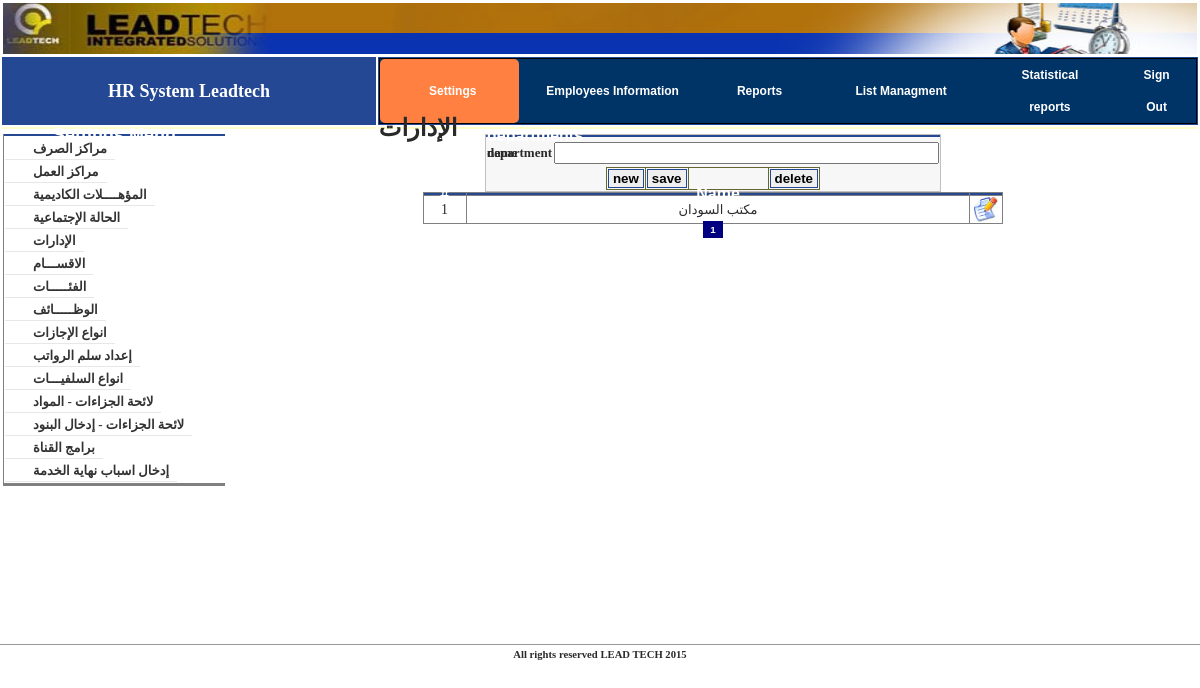
The app's page /index.php?mnu_id=1&page=Depart.php (signed in), older data.
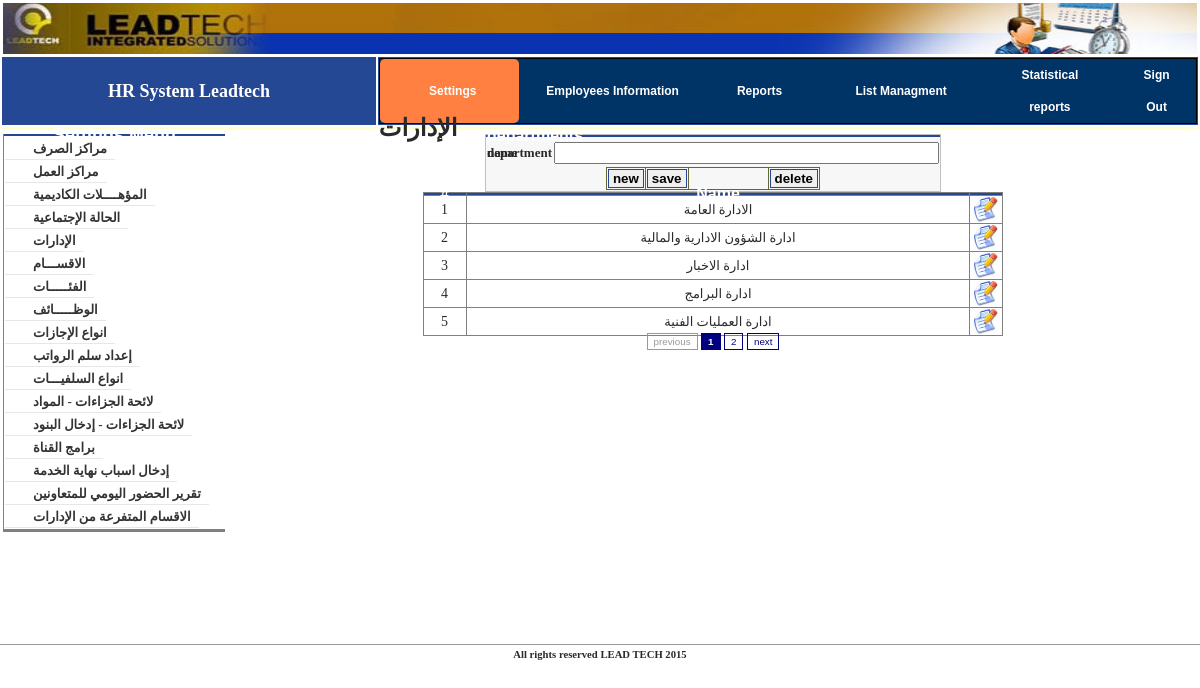
The same page, newer data.
### tables this page shows
CREATE TABLE `config_sub_menu` (
  `id` int(11) NOT NULL auto_increment,
  `main` int(11) NOT NULL,
  `menu_group` int(11) NOT NULL default '1',
  `link` varchar(50) NOT NULL,
  `name` varchar(50) NOT NULL,
  `publish` tinyint(4) NOT NULL,
  PRIMARY KEY  (`id`)
);

CREATE TABLE `lk_depart` (
  `id` int(11) NOT NULL auto_increment,
  `name` varchar(50) NOT NULL,
  PRIMARY KEY  (`id`)
);

### my_fun.php (called while the page is built, shortened)
<?php
function curPageURL() {
  return 'index.php?';
}
function curPageParamter($notThis) {
    $paramters="";
	$escparapters = explode("+", $notThis);
	foreach($_REQUEST as $param => $val) {
	 if(!in_array($param,$escparapters))
		 $paramters .= $param.'='.$val.'&';
	}
	$paramters = substr($paramters,0,strlen($paramters)-1);
	return $paramters;
}
function getCurPageParamter($notThis) {
    $paramters="";
	$escparapters = explode("+", $notThis);
	foreach($_REQUEST as $param => $val) {
	 if(in_array($param,$escparapters))
		 $paramters .= $param.'='.$val.'&';
	}
	$paramters = substr($paramters,0,strlen($paramters)-1);
	return $paramters;
}
?>

### module/Depart.php (the view, shortened to what this page needs)
<html dir="rtl">
<head>
</head>
<body>
<form method="POST" action="">
<div align="center">
<table border="0" width="40%" style="border-collapse: collapse; border: 1px solid #C0C0C0" dir="ltr" class="tb_bgcolrform">
	<tr>
		<td colspan="2" class="tdtitle"><span lang="en-us">departments</span></td>
	</tr>
	<tr>
		<td width="98%"  colspan="2" class="message">
		<?php echo @$mess;?></td>
	</tr>
	<tr>
		<td width="15%" height="25" align="left"><span lang="en-us">
		<font size="2"><b>department name</b></font></span></td>
		<td width="85%" height="25">
		<input type="text" name="name" size="40" AUTOCOMPLETE="Off" class="text" value="<?php if(!empty($_GET["id"])) echo @mysql_result($rs_select,0,'name');?>"></td>
	</tr>
	<tr>
		<td colspan="2">
		<div align="center">
			<table border="1" width="100" id="table1" style="border-collapse: collapse; border: 1px solid #666633">
				<tr>
					<td>
					<input type="submit" value="new" name="new" class="button"></td>
					<td>
					<input type="submit" value="save" name="save" class="button"></td>
					<td>&nbsp;&nbsp;&nbsp;&nbsp;&nbsp;&nbsp;&nbsp;&nbsp;&nbsp;&nbsp;&nbsp;&nbsp;&nbsp;&nbsp;&nbsp;&nbsp;&nbsp;&nbsp;&nbsp;&nbsp;&nbsp;&nbsp;</td>
					<td>
					<input type="submit" value="delete" name="delete" class="button"></td>
				</tr>
			</table></div></td>
	</tr>
</table>
</div>
</form>
<div align="center">
<?php
	$result = mysql_query("select count(*) as noOfrows from lk_Depart");
	$no = @mysql_result($result,0,'noOfrows');
	$testPage = new Paginator();
	$testPage->items_total = $no;
	$testPage->mid_range = 9;
	$testPage->default_ipp = 5;
	$testPage->paginate();
	$table = "<table border=\"1\" width=\"60%\" style=\"border-collapse: collapse\" dir=\"ltr\" height=\"10%\"><td align=\"center\" class=\"tdtitle\">#</td><td  align=\"center\" class=\"tdtitle\">Name</td></td><td align=\"center\" class=\"tdtitle\">&nbsp;</td>";
	$result = mysql_query("select * from lk_Depart order by id asc $testPage->limit");
	while($row = mysql_fetch_row($result)){
		$table .="<tr><td align=\"center\" width=\"40\">".$row[0]."</td><td align=\"center\"><font size=\"2\" face=\"Tahoma\">".$row[1]."</font></td><td align=\"center\" width=\"30\"><a href=\"".curPageURL().getCurPageParamter('mnu_id+page+pagination_page')."&id=".$row[0]."\"><img border=\"0\" alt=\"select\" title=\"select\"  src=\"images/icon-32-edit.jpg\" width=\"24\" height=\"25\"></a></td></tr>";
	}
	$table .= "</table>";
	echo '<br />'.$table.'<br />';
	echo $testPage->display_pages();
  ?>
</body>
</html>

### index.php (shortened to what this page needs)
<?php
include("my_fun.php");
include('module/paginator.php');
if(isset($_SESSION["login"])){
$rs_title=mysql_query("select *from config_sub_menu where link='".$_GET["page"]."'");
$title=@mysql_result($rs_title,0,'name');
?>
<!DOCTYPE html PUBLIC "-//W3C//DTD XHTML 1.0 Transitional//EN" "http://www.w3.org/TR/xhtml1/DTD/xhtml1-transitional.dtd">
<html dir="rtl">
<head>
<link href="css/style.css" rel="stylesheet" type="text/css" />
<link rel="stylesheet" type="text/css" href="css/Calinder/css/jscal2.css" />
<link rel="stylesheet" type="text/css" href="css/Calinder/css/border-radius.css" />
<link rel="stylesheet" type="text/css" href="css/Calinder/css/steel/steel.css" />
<link rel="stylesheet" type="text/css" href="css/AutoStyle.css" />
<link rel="stylesheet" type="text/css" href="css/temp.css" />
<link rel="stylesheet" type="text/css" href="css/style_pagination.css" />
</head>
<body>
	<div align="center">
	<table border="0" width="100%" id="table1" dir="ltr">
		<tr>
			<td colspan="2"s><?php include("header.php"); ?></td>
		</tr>
		<tr>
			<td bgcolor="#244893" width="31%" align="center">
			<span lang="en-us">
			<font size="4" color="#FFFFFF" face="Times New Roman"><b>HR System
			Leadtech</b></font></span></td>
			<td bgcolor="#244893" width="68%"><?php include("tab.php");?></td>
		</tr>
		<tr>
			<td valign="top" bgcolor="#FFFFCC"><b><font size="5"></font></b></td>
			<td valign="top" bgcolor="#FFFFCC"><b><font size="5"><?php echo @$title;?></font></b></td>
		</tr>
		</div>
		<table border="0" width="100%" dir="rtl">
			<tr>
			<td valign="top" align="center" height="500" ><span lang="en-us"  >
			<?php	if(!empty($_GET["page"]) && $_GET["mnu_id"]!=5 )	@include("module/$_GET[page]");	?>
			<td valign="top" width="222" class="mazin" dir="ltr">	<?php
						include("left_menu.php");
						?>	</td>
		<tr>
			<td colspan="2" ><hr size="1" color="#999999"><?php include("footer.php");?></td>
		</tr>
</body>
</html>
<?php
}
else
header("location: Splashtastic/index.html");
?><?php ob_flush();?>

### header.php
<img border="0" src="images/header.jpg" width="100%" height="51" align="center" />

### tab.php (shortened to what this page needs)
<html dir="rtl">
<head>
<link rel="stylesheet" type="text/css" href="css.css">
</head>
<body>
<div align="center"class="menu2" >
	<table class="menu2" border="0" width="100%" id="table1" cellspacing="0" cellpadding="0" bgcolor="#003366" height="0" dir="ltr" >
		<tr>
		<?php if ( $_SESSION["per"]==1 ){?>
			<td style="padding-left:7px;border-radius:5px;" width="17%"  class="menu2" height="0" align="center" <?php if($_GET["mnu_id"]==1){?>bgcolor=FF8040 <?php } else {?>bgcolor="#003366"<?php }?>>
<strong>
	<b><a href="index.php?mnu_id=1">
				Settings</font></a></b></font>
			</strong>
			</td>
			<?php }?>
			<td class="menu2" height="0" width="174" style="padding-left: 7px;border-radius:5px;" align="center" <?php if($_GET["mnu_id"]==2){?>bgcolor=FF8040 <?php } else {?>bgcolor="#003366"<?php }?>>
			<strong><font color="#FFFFFF">
			<?php if ($_SESSION["per"]==2 || $_SESSION["per"]==1 ){?>
				</font>
				<b>
				<a href="index.php?mnu_id=2">
				Employees Information
				</font></a></b>
				<?php }?>
			</font></strong>
			</td>
			<td  height="0" width="106" style="padding-left: 7px;border-radius:5px;" align="center" <?php  if($_GET["mnu_id"]==3){?>bgcolor=FF8040 <?php } else {?>bgcolor="#003366"<?php }?>>
							<b><a href="index.php?mnu_id=3">
							<strong>Reports</strong></a></b>
			</td>
			<?php if ($_SESSION["per"]==1){?>
			<td   height="0" width="163" style="padding-left: 7px;border-radius:5px;" align="center" <?php if($_GET["mnu_id"]==4){?>bgcolor=FF8040 <?php } else {?>bgcolor="#003366"<?php }?>>
			<strong>
				<b><a href="index.php?mnu_id=4&page=main_menu.php">
				List Managment
				</a></b>				</strong>
						</td>
						<?php }?>
			<td   height="0" style="padding-left: 7px;border-radius:5px;" align="center" <?php  if($_GET["mnu_id"]==6){?> bgcolor=FF8040 <?php } else {?>bgcolor="#003366"<?php }?>>
															<b><a href="index.php?mnu_id=6">
															<strong>Statistical reports</strong></a></b>
			</td>
			<td style="padding-left: 7px;border-radius:5px;" align="center" bgcolor="#003366" >
				<strong><a href="logout.php">Sign Out</span></a></strong>
						</td>
		</tr>
	</table>
</div>
</body>
</html>

### module/paginator.php (shortened to what this page needs)
<?php
	class Paginator{
     var $items_per_page;
     var $items_total;
     var $mid_range;
     var $return;
     var $default_ipp;
      function Paginator()
     {
         $this->mid_range = 9;
     }
      function paginate()
     {
         if(!is_numeric($this->items_per_page) OR $this->items_per_page <= 0) $this->items_per_page = $this->default_ipp;
		 $this->num_pages = ceil($this->items_total/$this->items_per_page);
         $this->current_page = isset($_GET['pagination_page']) ? (int) $_GET['pagination_page'] : 1;
         $prev_page = $this->current_page-1;
         $next_page = $this->current_page+1;
         if($this->num_pages > 1)
         {
             $this->return = ($this->current_page != 1 And $this->items_total >= 1) ? "<a class=\"paginate\" href=\"$_SERVER[PHP_SELF]?".curPageParamter('pagination_page')."&pagination_page=$prev_page\">previous</a> ":"<span class=\"inactive\" href=\"#\">previous</span> ";
             $this->start_range = $this->current_page - ceil($this->mid_range/2);
             $this->end_range = $this->current_page + ceil($this->mid_range/2);
             if($this->start_range <= 0)
             {
                 $this->end_range += abs($this->start_range)+1;
                 $this->start_range = 1;
             }
             if($this->end_range > $this->num_pages)
             {
                 $this->start_range -= $this->end_range-$this->num_pages;
                 $this->end_range = $this->num_pages;
             }
             $this->range = range($this->start_range,$this->end_range);
             for($i=1;$i<=$this->num_pages;$i++)
             {
                 if($i==1 Or $i==$this->num_pages Or in_array($i,$this->range))
                 {
                     $this->return .= ($i == $this->current_page ) ? "<a title=\"page $i report $this->num_pages\" class=\"current\" href=\"#\">$i</a> ":"<a class=\"paginate\" title=\"page $i from $this->num_pages\" href=\"$_SERVER[PHP_SELF]?".curPageParamter('pagination_page')."&pagination_page=$i\">$i</a> ";
                 }
             }
             $this->return .= (($this->current_page != $this->num_pages And $this->items_total >= 1) ) ? "<a class=\"paginate\" href=\"$_SERVER[PHP_SELF]?".curPageParamter('pagination_page')."&pagination_page=$next_page\">next</a>\n":"<span class=\"inactive\" href=\"#\">next</span>\n";
         }
         else
         {
             for($i=1;$i<=$this->num_pages;$i++)
             {
                 $this->return .= ($i == $this->current_page) ? "<a class=\"current\" href=\"#\">$i</a> ":"<a class=\"paginate\" href=\"$_SERVER[PHP_SELF]?".curPageParamter('pagination_page')."&pagination_page=$i\">$i</a> ";
             }
         }
         $this->low = ($this->current_page-1) * $this->items_per_page;
         $this->limit =  " LIMIT $this->low,$this->items_per_page";
     }
     function display_pages()
     {
         return $this->return;
     }
 }
 ?>

### left_menu.php (shortened to what this page needs)
<?php
$rs_menu=mysql_query("select *from config_sub_menu where main=$_GET[mnu_id] and publish=1 order by id asc");
@$menu_count=mysql_num_rows($rs_menu);
?>
<head>
</head>
<table width="100%" style="border-collapse: collapse; padding-left:4px; padding-right:4px; padding-top:1px; padding-bottom:1px; border-left-style:solid; border-left-width:1px; border-bottom-style:solid">
	<tr>
		<td align="center" class="tdtitle">
		<font size="4">
		<?php
			if($_GET["mnu_id"]==1)
				echo "Settings Menu";
			elseif($_GET["mnu_id"]==2)
				echo "Main menu";
			elseif($_GET["mnu_id"]==3)
				echo "Reports Menu";
			elseif($_GET["mnu_id"]==4)
				echo "Lists Mangment";
				elseif($_GET["mnu_id"]==5)
				echo "Employees Archive";
				elseif($_GET["mnu_id"]==6)
				echo "Statistical Reports";
		?>
</font>
</td>
	</tr>
	<tr class="menu_link"><td style="padding-right: 5px" align="center">
	</td></tr>
<?php
if ($_GET["mnu_id"]==3)
include("rpt_menu.php");
else
{
for($i=0;$i<$menu_count;$i++){?>
<tr class="menu_link"><td style="padding-right:2px" align="center" color="#EBEBEB">
<a href="index.php?mnu_id=<?php echo  $_GET["mnu_id"];?>&page=<?php echo  mysql_result($rs_menu,$i,'link')?>">
<?php echo mysql_result($rs_menu,$i,'name');?>
</a>
</td></tr>
<?php }
}
?>
</table>

### footer.php
<div align="center">
	<table border="0" width="100%" id="table1">
		<tr>
			<td style="font-family: Times New Roman; font-size: 8pt; font-weight: bold" align="center">
			All rights reserved LEAD TECH 2015</td>
		</tr>
	</table>
</div>

### css/style.css (style rules this page uses)
body { padding:0; margin:0; font-family:"Trebuchet Ms"; color:#2a2a2a; font-size:14px; line-height:0px; }

### css/temp.css (style rules this page uses)
tr.menu_link td a { border-bottom-color: #E7E7E7; border-bottom-style: solid; border-bottom-width: 1px; color: #333333; display: block; line-height: 13px; padding-bottom: 4px; padding-left: 28px; padding-right: 8px; padding-top: 3px; position: relative; text-decoration: none; font-family:times new roman; font-size:13px; float:left; font-weight:bold; }
td.message { font-size:9pt; font-family:tahoma; color:red; text-align:right; }
td.tdtitle { font-size:12pt; font-family:arial; font-weight:bold; color:#ffffff; background:#244893; }
input.button { display: block; border: 1px solid #244893; padding-left: 4px; padding-right: 4px; padding-top: 1px; padding-bottom: 1px; font-size:10pt; font-family:arial; font-weight:bold; }
input.text { font-size:11pt; font-family:arial; font-weight:bold; }
table.tb_bgcolrform { background:#F7F7F7; }

### css/style_pagination.css (style rules this page uses)
.paginate { font-family: Arial, Helvetica, sans-serif; font-size: .7em; }
a.paginate { border: 1px solid #000080; padding: 2px 6px 2px 6px; text-decoration: none; color: #000080; }
a.current { border: 1px solid #000080; font: bold .7em Arial,Helvetica,sans-serif; padding: 2px 6px 2px 6px; cursor: default; background:#000080; color: #FFF; text-decoration: none; }
span.inactive { border: 1px solid #999; font-family: Arial, Helvetica, sans-serif; font-size: .7em; padding: 2px 6px 2px 6px; color: #999; cursor: default; }

### css.css (style rules this page uses)
div.menu2 { text-align:left; border:1px solid black; font-size:0; }
div.menu2 a { border-radius: 25px; display: inline-block; padding: 0 20px; background-image: url(d.jpg); color:White; text-decoration:none; font: bold 12px Arial; line-height: 32px; }

Row changes from the older to the newer data that the page shows:
changed lk_depart id 1: name "مكتب السودان" → "الادارة العامة"
added lk_depart: id "2", name "ادارة الشؤون الادارية والمالية"
added lk_depart: id "3", name "ادارة الاخبار"
added lk_depart: id "4", name "ادارة البرامج"
added lk_depart: id "5", name "ادارة العمليات الفنية"
added config_sub_menu: name "تقرير الحضور اليومي للمتعاونين"
added config_sub_menu: name "الاقسام المتفرعة من الإدارات"
Text that changed along with them:
text now shown: "previous next"
